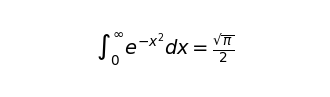

Write the Python code that produced this figure.
import matplotlib.pyplot as plt
import io

def render_math(expression, filename):
    fig, ax = plt.subplots(figsize=(4, 1))
    fig.patch.set_alpha(0)
    ax.axis('off')
    ax.text(0.5, 0.5, f"${expression}$", size=14, ha='center', va='center')
    plt.savefig(filename, bbox_inches='tight', transparent=True, pad_inches=0.1)
    plt.close(fig)

render_math(r"\int_{0}^{\infty} e^{-x^2} dx = \frac{\sqrt{\pi}}{2}", "test_math.png")
